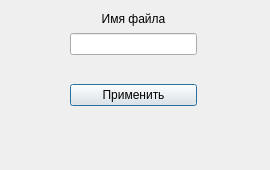
<?xml version="1.0" encoding="UTF-8"?>
<ui version="4.0">
 <class>OpenSaveImageForm</class>
 <widget class="QDialog" name="OpenSaveImageForm">
  <property name="geometry">
   <rect>
    <x>0</x>
    <y>0</y>
    <width>270</width>
    <height>170</height>
   </rect>
  </property>
  <property name="windowTitle">
   <string>Dialog</string>
  </property>
  <widget class="QWidget" name="layoutWidget">
   <property name="geometry">
    <rect>
     <x>70</x>
     <y>10</y>
     <width>127</width>
     <height>96</height>
    </rect>
   </property>
   <layout class="QVBoxLayout" name="verticalLayout">
    <item>
     <widget class="QLabel" name="label">
      <property name="text">
       <string>Имя файла</string>
      </property>
      <property name="alignment">
       <set>Qt::AlignCenter</set>
      </property>
     </widget>
    </item>
    <item>
     <widget class="QLineEdit" name="name_file"/>
    </item>
    <item>
     <widget class="QLabel" name="label_2">
      <property name="styleSheet">
       <string notr="true">color: &quot;#ff0000&quot;</string>
      </property>
      <property name="text">
       <string/>
      </property>
      <property name="alignment">
       <set>Qt::AlignCenter</set>
      </property>
     </widget>
    </item>
    <item>
     <widget class="QPushButton" name="accept">
      <property name="text">
       <string>Применить</string>
      </property>
     </widget>
    </item>
   </layout>
  </widget>
 </widget>
 <resources/>
 <connections/>
</ui>
